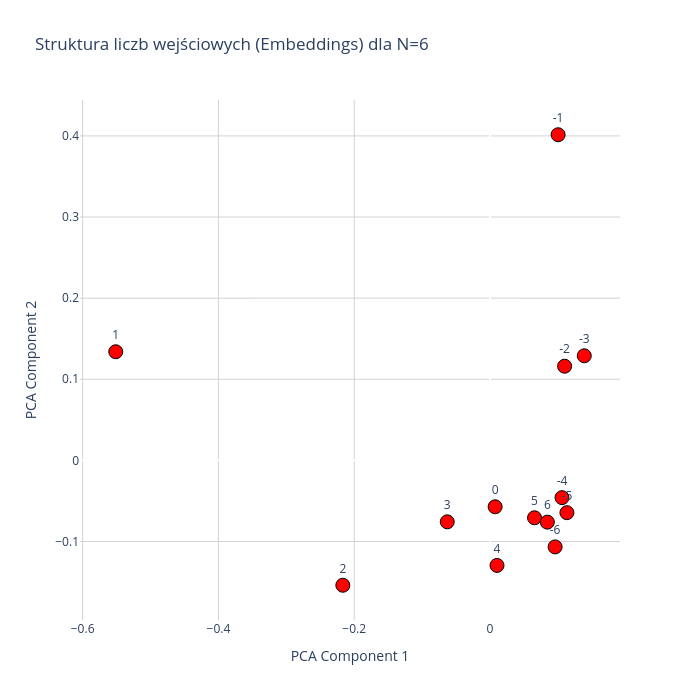

The cell this chart's notebook holds for it:
### Code cell
model, N = GetModelFromConfig("")

model_path = r"checkpoint_epoch_8000.pt"

checkpoint = torch.load(model_path, map_location="cpu")

model_weights = checkpoint["model_state_dict"]
model.load_state_dict(model_weights)

plot_input_only_plotly(model, N=N)

### Figure 1 — Plotly figure (JSON) as saved in the notebook; plotly's stock layout.template omitted (floating-point values rounded to 4 significant figures)
{"data": [{"hoverinfo": "text", "hovertext": ["Wartość wejściowa: -6<br>Index w embed: 66", "Wartość wejściowa: -5<br>Index w embed: 67", "Wartość wejściowa: -4<br>Index w embed: 68", "Wartość wejściowa: -3<br>Index w embed: 69", "Wartość wejściowa: -2<br>Index w embed: 70", "Wartość wejściowa: -1<br>Index w embed: 71", "Wartość wejściowa: 0<br>Index w embed: 72", "Wartość wejściowa: 1<br>Index w embed: 73", "Wartość wejściowa: 2<br>Index w embed: 74", "Wartość wejściowa: 3<br>Index w embed: 75", "Wartość wejściowa: 4<br>Index w embed: 76", "Wartość wejściowa: 5<br>Index w embed: 77", "Wartość wejściowa: 6<br>Index w embed: 78"], "marker": {"color": "red", "line": {"color": "black", "width": 1}, "size": 14}, "mode": "markers+text", "text": ["-6", "-5", "-4", "-3", "-2", "-1", "0", "1", "2", "3", "4", "5", "6"], "textposition": "top center", "type": "scatter", "x": [0.09578, 0.1132, 0.1059, 0.1387, 0.1098, 0.1002, 0.007452, -0.5512, -0.2168, -0.06305, 0.01021, 0.06547, 0.08433], "y": [-0.1066, -0.06447, -0.04592, 0.1289, 0.1161, 0.4014, -0.05722, 0.1339, -0.1539, -0.07576, -0.1295, -0.07077, -0.07613]}], "layout": {"height": 700, "plot_bgcolor": "white", "title": {"text": "Struktura liczb wejściowych (Embeddings) dla N=6"}, "width": 700, "xaxis": {"gridcolor": "lightgray", "showgrid": true, "title": {"text": "PCA Component 1"}}, "yaxis": {"gridcolor": "lightgray", "showgrid": true, "title": {"text": "PCA Component 2"}}}}
